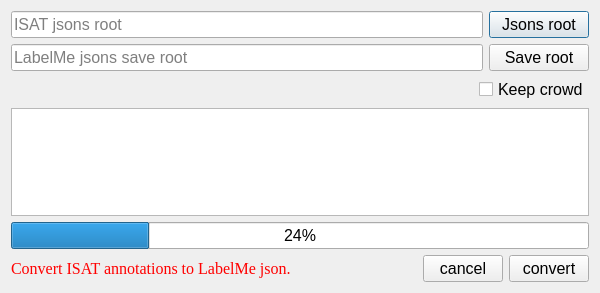
<?xml version="1.0" encoding="UTF-8"?>
<ui version="4.0">
 <class>Dialog</class>
 <widget class="QDialog" name="Dialog">
  <property name="geometry">
   <rect>
    <x>0</x>
    <y>0</y>
    <width>600</width>
    <height>293</height>
   </rect>
  </property>
  <property name="font">
   <font>
    <family>Arial</family>
    <pointsize>12</pointsize>
   </font>
  </property>
  <property name="windowTitle">
   <string>ISAT to LabelMe</string>
  </property>
  <layout class="QVBoxLayout" name="verticalLayout">
   <item>
    <widget class="QWidget" name="widget" native="true">
     <layout class="QHBoxLayout" name="horizontalLayout">
      <property name="leftMargin">
       <number>0</number>
      </property>
      <property name="topMargin">
       <number>0</number>
      </property>
      <property name="rightMargin">
       <number>0</number>
      </property>
      <property name="bottomMargin">
       <number>0</number>
      </property>
      <item>
       <widget class="QLineEdit" name="lineEdit_fromroot">
        <property name="text">
         <string/>
        </property>
        <property name="placeholderText">
         <string>ISAT jsons root</string>
        </property>
       </widget>
      </item>
      <item>
       <widget class="QPushButton" name="pushButton_fromroot">
        <property name="minimumSize">
         <size>
          <width>100</width>
          <height>0</height>
         </size>
        </property>
        <property name="text">
         <string>Jsons root</string>
        </property>
       </widget>
      </item>
     </layout>
    </widget>
   </item>
   <item>
    <widget class="QWidget" name="widget_2" native="true">
     <layout class="QHBoxLayout" name="horizontalLayout_2">
      <property name="leftMargin">
       <number>0</number>
      </property>
      <property name="topMargin">
       <number>0</number>
      </property>
      <property name="rightMargin">
       <number>0</number>
      </property>
      <property name="bottomMargin">
       <number>0</number>
      </property>
      <item>
       <widget class="QLineEdit" name="lineEdit_toroot">
        <property name="placeholderText">
         <string>LabelMe jsons save root</string>
        </property>
       </widget>
      </item>
      <item>
       <widget class="QPushButton" name="pushButton_toroot">
        <property name="minimumSize">
         <size>
          <width>100</width>
          <height>0</height>
         </size>
        </property>
        <property name="text">
         <string>Save root</string>
        </property>
       </widget>
      </item>
     </layout>
    </widget>
   </item>
   <item>
    <widget class="QWidget" name="widget_3" native="true">
     <layout class="QHBoxLayout" name="horizontalLayout_3">
      <property name="leftMargin">
       <number>0</number>
      </property>
      <property name="topMargin">
       <number>0</number>
      </property>
      <property name="rightMargin">
       <number>0</number>
      </property>
      <property name="bottomMargin">
       <number>0</number>
      </property>
      <item>
       <spacer name="horizontalSpacer">
        <property name="orientation">
         <enum>Qt::Horizontal</enum>
        </property>
        <property name="sizeHint" stdset="0">
         <size>
          <width>469</width>
          <height>20</height>
         </size>
        </property>
       </spacer>
      </item>
      <item>
       <widget class="QCheckBox" name="checkBox_keepcrowd">
        <property name="text">
         <string>Keep crowd</string>
        </property>
       </widget>
      </item>
     </layout>
    </widget>
   </item>
   <item>
    <widget class="QTextBrowser" name="textBrowser">
     <property name="font">
      <font>
       <family>宋体</family>
       <pointsize>12</pointsize>
      </font>
     </property>
    </widget>
   </item>
   <item>
    <widget class="QProgressBar" name="progressBar">
     <property name="value">
      <number>24</number>
     </property>
    </widget>
   </item>
   <item>
    <widget class="QWidget" name="widget_4" native="true">
     <layout class="QHBoxLayout" name="horizontalLayout_4">
      <property name="leftMargin">
       <number>0</number>
      </property>
      <property name="topMargin">
       <number>0</number>
      </property>
      <property name="rightMargin">
       <number>0</number>
      </property>
      <property name="bottomMargin">
       <number>0</number>
      </property>
      <item>
       <widget class="QLabel" name="label">
        <property name="font">
         <font>
          <family>Times New Roman</family>
          <pointsize>12</pointsize>
         </font>
        </property>
        <property name="styleSheet">
         <string notr="true">color: rgb(255, 0, 0);</string>
        </property>
        <property name="text">
         <string>Convert ISAT annotations to LabelMe json.</string>
        </property>
       </widget>
      </item>
      <item>
       <spacer name="horizontalSpacer_2">
        <property name="orientation">
         <enum>Qt::Horizontal</enum>
        </property>
        <property name="sizeHint" stdset="0">
         <size>
          <width>191</width>
          <height>20</height>
         </size>
        </property>
       </spacer>
      </item>
      <item>
       <widget class="QPushButton" name="pushButton_cancel">
        <property name="text">
         <string>cancel</string>
        </property>
       </widget>
      </item>
      <item>
       <widget class="QPushButton" name="pushButton_apply">
        <property name="text">
         <string>convert</string>
        </property>
       </widget>
      </item>
     </layout>
    </widget>
   </item>
  </layout>
 </widget>
 <resources/>
 <connections/>
</ui>
